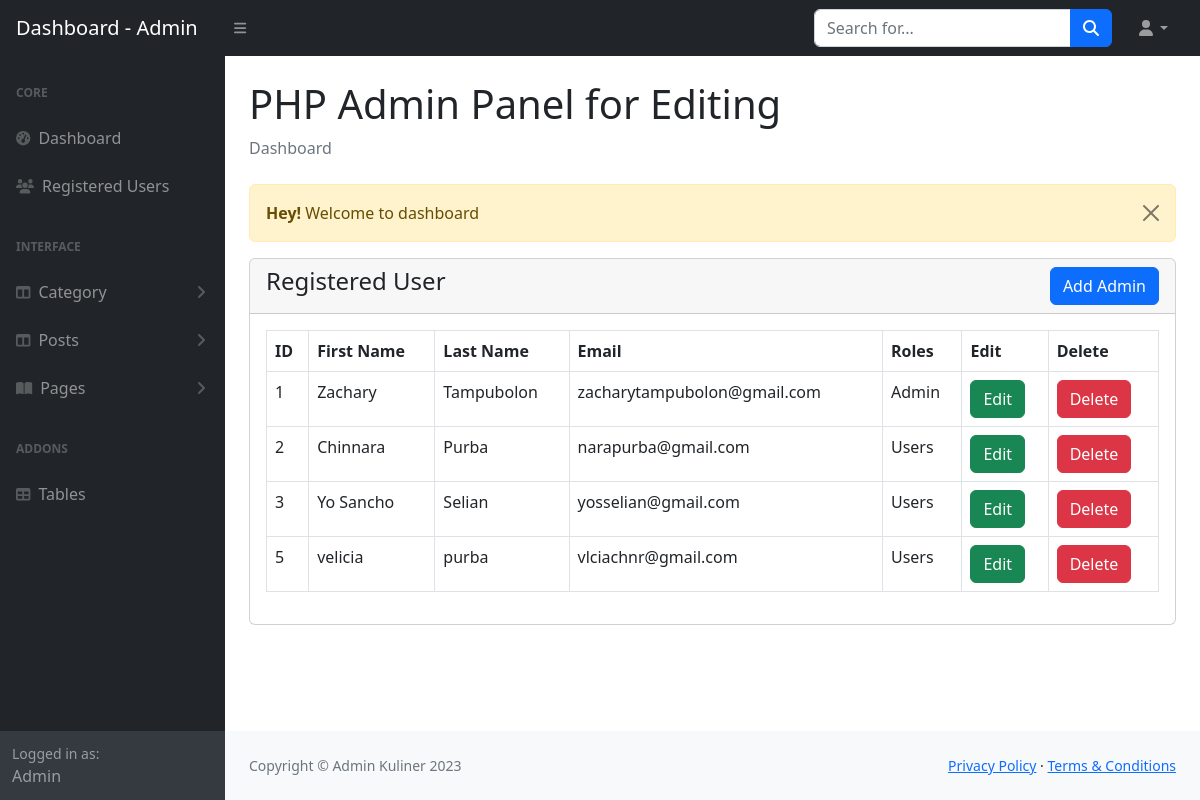
Screenshot of /admin/view-register.php (signed in) with the database file from the repository.
### tables this page shows
CREATE TABLE `users` (
  `id` int(11) NOT NULL,
  `fname` varchar(255) NOT NULL,
  `lname` varchar(255) NOT NULL,
  `email` varchar(255) NOT NULL,
  `password` varchar(255) NOT NULL,
  `role_as` tinyint(4) NOT NULL DEFAULT 0,
  `status` tinyint(1) NOT NULL DEFAULT 0,
  `created_at` timestamp NOT NULL DEFAULT current_timestamp()
);

### admin/view-register.php (the view, shortened to what this page needs)
<?php
include("includes/header.php");
?>
<div class="container-fluid px-4">
    <h1 class="mt-4">PHP Admin Panel for Editing</h1>
    <ol class="breadcrumb mb-4">
        <li class="breadcrumb-item active">Dashboard</li>
    </ol>
    <div class="row">
            <div class="col-md-12">
                <?php include('message.php'); ?>
                <div class="card">
                    <div class="card-header">
                        <h4>Registered User
                            <a href="register-add.php" class="btn btn-primary float-end">Add Admin</a>
                        </h4>
                    </div>
                    <div class="card-body">
                        <table class="table table-bordered">
                            <thead>
                                <tr>
                                    <th>ID</th>
                                    <th>First Name</th>
                                    <th>Last Name</th>
                                    <th>Email</th>
                                    <th>Roles</th>
                                    <th>Edit</th>
                                    <th>Delete</th>
                                </tr>
                            </thead>
                            <tbody>
                                <?php
                                $query = "SELECT * FROM users";
                                $query_run = mysqli_query($con, $query);
                                if(mysqli_num_rows($query_run) > 0)
                                {
                                    foreach($query_run as $row)
                                    {
                                        ?>
                                        <tr>
                                            <td><?= $row['id']; ?></td>
                                            <td><?= $row['fname']; ?></td>
                                            <td><?= $row['lname']; ?></td>
                                            <td><?= $row['email']; ?></td>
                                            <td>
                                                <?php
                                                if($row['role_as'] == '1')
                                                {
                                                    echo 'Admin';
                                                }
                                                elseif($row['role_as'] == '0')
                                                {
                                                    echo 'Users';
                                                }
                                                ?>
                                            </td>
                                            <td><a href="register-edit.php?id=<?=$row['id'];?>" class="btn btn-success">Edit</a></td>
                                            <td>
                                                <form action="code.php" method="POST">
                                                    <button type="submit" name="user_delete" value="<?= $row['id']; ?>" class="btn btn-danger">Delete</button>
                                                </form>
                                            </td>
                                        </tr>
                                        <?php
                                    }
                                }
                                else
                                {
                                ?>
                                    <tr>
                                        <td colspan="6">No Record Found</td>
                                    </tr>
                                <?php
                                }
                                ?>
                            </tbody>
                        </table>
                    </div>
                </div>
            </div>
    </div>
</div>
<?php
include("includes/footer.php");
include("includes/scripts.php");
?>

### admin/includes/header.php (shortened to what this page needs)
<!DOCTYPE html>
<html lang="en">
    <head>
        <link href="https://cdn.jsdelivr.net/npm/simple-datatables@7.1.2/dist/style.min.css" rel="stylesheet" />
        <link href="css/styles.css" rel="stylesheet" />
        <link href="https://cdn.jsdelivr.net/npm/summernote@0.8.18/dist/summernote.min.css" rel="stylesheet">
        <link href="https://cdn.jsdelivr.net/npm/summernote@0.8.18/dist/summernote-lite.min.css" rel="stylesheet">
</head>
<body class="sb-nav-fixed">
    <?php include("includes/navbar-top.php"); ?>
    <div id="layoutSidenav">
        <?php include("includes/sidebar.php"); ?>
        <div id="layoutSidenav_content">
            <main>

### admin/includes/navbar-top.php (shortened to what this page needs)
<nav class="sb-topnav navbar navbar-expand navbar-dark bg-dark">
    <a class="navbar-brand ps-3" href="index.php">Dashboard - Admin</a>
    <button class="btn btn-link btn-sm order-1 order-lg-0 me-4 me-lg-0" id="sidebarToggle" href="#!"><i
            class="fas fa-bars"></i></button>
    <form class="d-none d-md-inline-block form-inline ms-auto me-0 me-md-3 my-2 my-md-0">
        <div class="input-group">
            <input class="form-control" type="text" placeholder="Search for..." aria-label="Search for..."
                aria-describedby="btnNavbarSearch" />
            <button class="btn btn-primary" id="btnNavbarSearch" type="button"><i class="fas fa-search"></i></button>
        </div>
    </form>
    <ul class="navbar-nav ms-auto ms-md-0 me-3 me-lg-4">
        <li class="nav-item dropdown">
            <a class="nav-link dropdown-toggle" id="navbarDropdown" href="#" role="button" data-bs-toggle="dropdown"
                aria-expanded="false"><i class="fas fa-user fa-fw"></i></a>
        </li>
    </ul>
</nav>

### admin/includes/sidebar.php (shortened to what this page needs)
  <div id="layoutSidenav_nav">
                <nav class="sb-sidenav accordion sb-sidenav-dark" id="sidenavAccordion">
                    <div class="sb-sidenav-menu">
                        <div class="nav">
                            <div class="sb-sidenav-menu-heading">Core</div>
                            <a class="nav-link" href="index.php">
                                <div class="sb-nav-link-icon"><i class="fas fa-tachometer-alt"></i></div>
                                Dashboard
                            </a>
                            <a class="nav-link" href="view-register.php">
                                <div class="sb-nav-link-icon"><i class="fas fa-users"></i></div>
                                Registered Users
                            </a>
                            <div class="sb-sidenav-menu-heading">Interface</div>
                            <a class="nav-link collapsed" href="#" data-bs-toggle="collapse" data-bs-target="#collapseLayouts" aria-expanded="false" aria-controls="collapseLayouts">
                                <div class="sb-nav-link-icon"><i class="fas fa-columns"></i></div>
                                Category
                                <div class="sb-sidenav-collapse-arrow"><i class="fas fa-angle-down"></i></div>
                            </a>
                                <a class="nav-link collapsed" href="#" data-bs-toggle="collapse" data-bs-target="#collapsePosts" aria-expanded="false" aria-controls="collapsePosts">
                                <div class="sb-nav-link-icon"><i class="fas fa-columns"></i></div>
                                Posts
                                <div class="sb-sidenav-collapse-arrow"><i class="fas fa-angle-down"></i></div>
                            </a>
                            <a class="nav-link collapsed" href="#" data-bs-toggle="collapse" data-bs-target="#collapsePages" aria-expanded="false" aria-controls="collapsePages">
                                <div class="sb-nav-link-icon"><i class="fas fa-book-open"></i></div>
                                Pages
                                <div class="sb-sidenav-collapse-arrow"><i class="fas fa-angle-down"></i></div>
                            </a>
                            <div class="sb-sidenav-menu-heading">Addons</div>
                            <a class="nav-link" href="tables.html">
                                <div class="sb-nav-link-icon"><i class="fas fa-table"></i></div>
                                Tables
                            </a>
                        </div>
                    </div>
                    <div class="sb-sidenav-footer">
                        <div class="small">Logged in as:</div>
                        Admin
                    </div>
    </nav>
</div>

### admin/message.php (shortened to what this page needs)
<?php
if (isset($_SESSION['message']))
{
    ?>
    <div class="alert alert-warning alert-dismissible fade show" role="alert">
        <strong>Hey!</strong> <?= $_SESSION['message'] ?>
        <button type="button" class="btn-close" data-bs-dismiss="alert" aria-label="Close"></button>
    </div>
    <?php
}
?>

### admin/includes/footer.php
</main>
                <footer class="py-4 bg-light mt-auto">
                    <div class="container-fluid px-4">
                        <div class="d-flex align-items-center justify-content-between small">
                            <div class="text-muted">Copyright &copy; Admin Kuliner 2023</div>
                            <div>
                                <a href="#">Privacy Policy</a>
                                &middot;
                                <a href="#">Terms &amp; Conditions</a>
                            </div>
                        </div>
                    </div>
                </footer>
            </div>
        </div>

### admin/includes/scripts.php (shortened to what this page needs)
</body>
</html>

### rows the page displays
users: id "1", fname "Zachary", lname "Tampubolon", email "zacharytampubolon@gmail.com", role_as "Admin"
users: id "2", fname "Chinnara", lname "Purba", email "narapurba@gmail.com", role_as "Users"
users: id "3", fname "Yo Sancho", lname "Selian", email "yosselian@gmail.com", role_as "Users"
users: id "5", fname "velicia", lname "purba", email "vlciachnr@gmail.com", role_as "Users"

### other values shown
$_SESSION['message'] "Welcome to dashboard"
